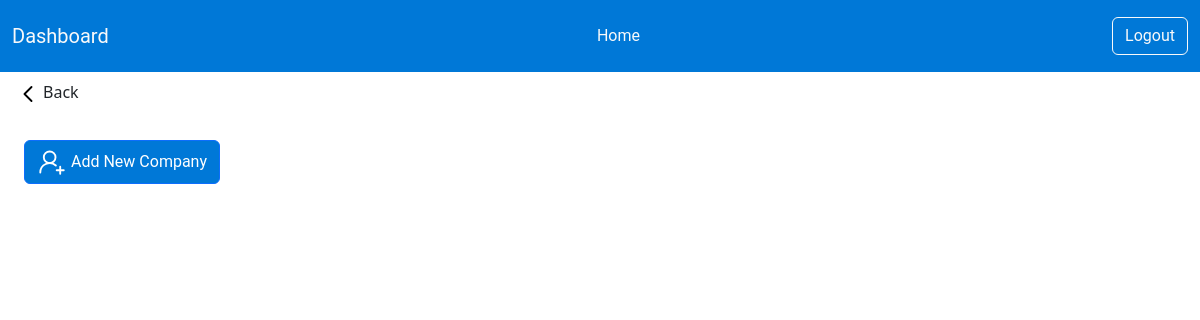
Page /admin/company.php (signed in) on the earlier database version.
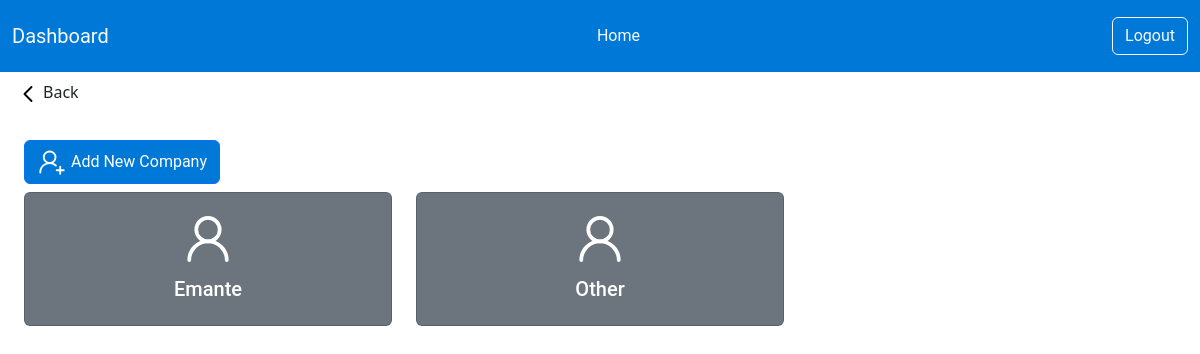
Same page on the later database version.
### tables this page shows
CREATE TABLE `company` (
  `id` int(11) NOT NULL,
  `name` varchar(100) NOT NULL,
  `color` varchar(20) DEFAULT NULL
);

### admin/company.php (the view, shortened to what this page needs)
<?php include_once('includes/header.php');
$sql_companies = "SELECT * FROM `company`";
$stm_companies = $pdo->prepare($sql_companies);
$stm_companies->execute();
$companies = $stm_companies->fetchAll(PDO::FETCH_ASSOC);
?>
<a href="index.php" class="btn btn-transparent d-flex-inline justify-content-start align-items-center"><img src="./assets/icons/back.svg" alt="">Back</a>
<div class="container-fluid">
    <div class="row mt-4 col-12 justify-content-start p-0 m-0">
        <div class="col-12 d-flex justify-content-start mb-2">
            <button data-bs-toggle="modal" data-bs-target="#company" class="btn btn-small btn-primary d-flex justify-content-between align-items-center">
                <img src="./assets/icons/company-plus.svg" alt="" class="me-1">Add New Company</button>
        </div>
        <?php foreach ($companies as $company): ?>
            <div class="col-12 col-md-4 col-xl-4 mb-2">
                <a href="categories.php?company_id=<?= $company['id'] ?>" class="text-decoration-none">
                    <div class="card" style="background-color: <?= $company['color'] ?>">
                        <div class="card-body text-center">
                            <h5 class="card-title"><img src="./assets/icons/company.svg" alt=""></h5>
                            <h5 class="card-title text-white"><?= $company['name'] ?></h5>
                        </div>
                    </div>
                </a>
            </div>
        <?php endforeach; ?>
    </div>
</div>
</body>
</html>

Differences in the rows shown:
added company: name "Emante"
added company: name "Other"
